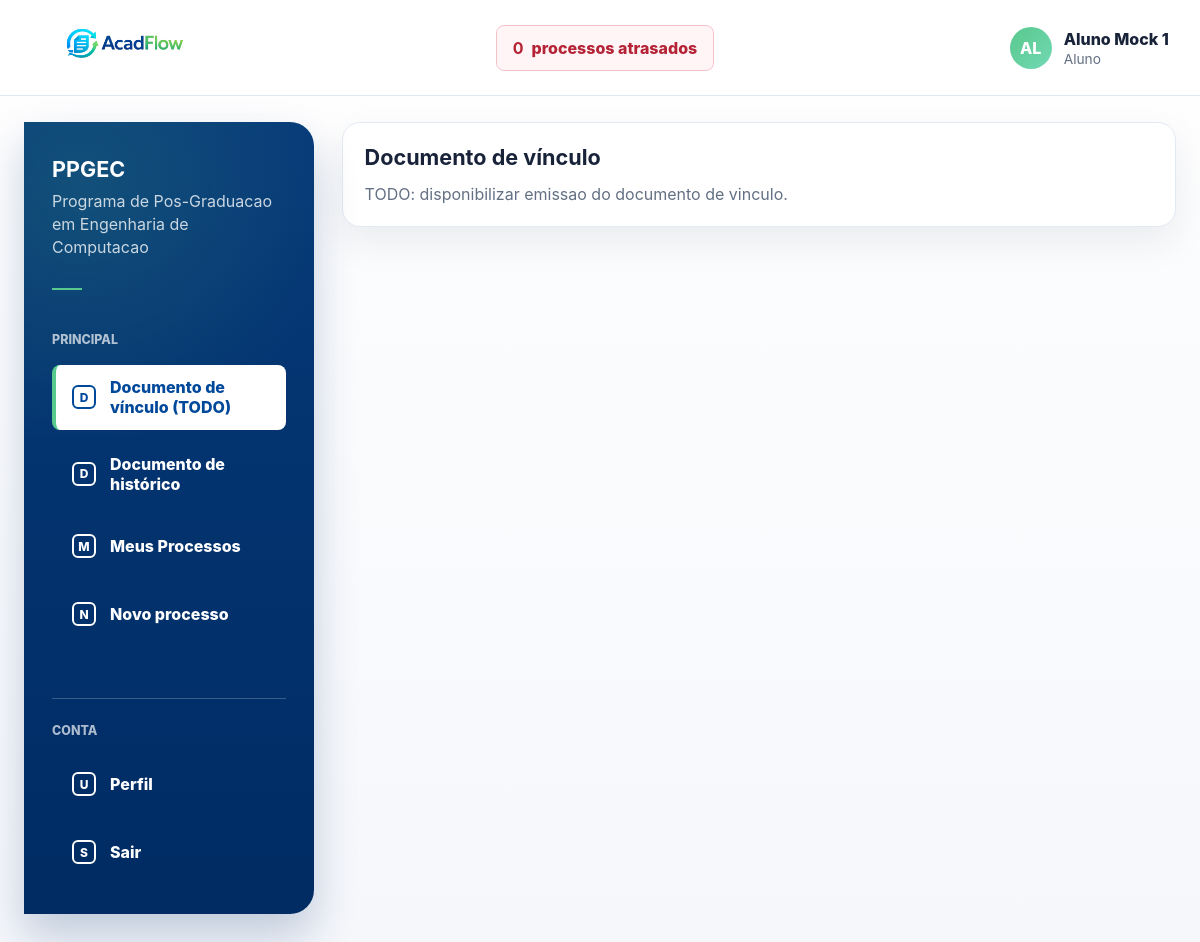
The page /aluno/documento-vinculo/ (signed in) on the database its author committed.
### processos/models.py (models this page shows, shortened)
class User(AbstractUser):
    class TipoUsuario(models.TextChoices):
        ALUNO = "ALUNO", "Aluno"
        DOCENTE = "DOCENTE", "Docente"
        SERVIDOR = "SERVIDOR", "Servidor"
    username = None
    first_name = None
    last_name = None
    nome = models.CharField(max_length=255)
    email = models.EmailField(unique=True)
    tipo_usuario = models.CharField(
        max_length=20,
        choices=TipoUsuario.choices,
        default=TipoUsuario.SERVIDOR,
    )
    USERNAME_FIELD = "email"
    REQUIRED_FIELDS = ["nome"]
    objects = UserManager()
    class Meta:
        ordering = ["nome", "email"]

### processos/views.py (the view)
# urls.py: path("aluno/documento-vinculo/", aluno_documento_vinculo_view, name="aluno_documento_vinculo"),
@login_required
def aluno_documento_vinculo_view(request):
    if request.user.tipo_usuario != User.TipoUsuario.ALUNO:
        raise PermissionDenied("Acesso restrito a alunos.")
    return render(
        request,
        "processos/aluno_documento_todo.html",
        {
            "titulo": "Documento de vínculo",
            "descricao": "TODO: disponibilizar emissao do documento de vinculo.",
            "is_coordenador": _is_coordenador(request.user),
            "has_gestao_access": _has_gestao_access(request.user),
            "can_view_dashboard": _can_view_dashboard(request.user),
            "can_view_processos": _can_view_processos(request.user),
            "can_view_caixa": _can_view_caixa(request.user),
            "show_side_menu": True,
            "side_menu_title": "Menu",
            "side_menu_items": _menu_lateral_home(request.user),
        },
    )

### processos/context_processors.py (called while the page is built)
def processos_atrasados(request):
    if not request.user.is_authenticated:
        return {}
    return {
        "processos_atrasados_count": processos_atrasados_queryset(request.user).count(),
        "processos_atrasados_url": processos_atrasados_url(request.user),
    }

### processos/services.py (called while the page is built, shortened)
def processos_atrasados_base_queryset():
    return Processo.objects.filter(
        prazo_limite__lt=timezone.localdate(),
    ).exclude(status=Processo.StatusProcesso.FINALIZADO)

def processos_atrasados_queryset(user):
    queryset = processos_atrasados_base_queryset()
    if not user.is_authenticated:
        return queryset.none()
    if user.tipo_usuario == User.TipoUsuario.SERVIDOR:
        return queryset
    return queryset.filter(usuario_criado_por=user)

def processos_atrasados_url(user):
    if user.is_authenticated and user.tipo_usuario in {User.TipoUsuario.SERVIDOR, User.TipoUsuario.DOCENTE}:
        if user.tipo_usuario == User.TipoUsuario.SERVIDOR or Docente.objects.filter(
            pk=user.pk,
            coordenador=True,
        ).exists():
            return f"{reverse('coordenacao_processos')}?atrasados=1"
    return f"{reverse('menu_meus_processos')}?my_atrasados=1"

### processos/views.py (called while the page is built, shortened)
def _is_docente(user):
    return user.is_authenticated and user.tipo_usuario == User.TipoUsuario.DOCENTE

def _is_servidor(user):
    return user.is_authenticated and user.tipo_usuario == User.TipoUsuario.SERVIDOR

def _is_coordenador(user):
    if not user.is_authenticated or user.tipo_usuario != User.TipoUsuario.DOCENTE:
        return False
    try:
        return bool(user.docente.coordenador)
    except Docente.DoesNotExist:
        return False

def _has_gestao_access(user):
    return _is_coordenador(user) or _is_servidor(user)

def _can_view_dashboard(user):
    return _has_gestao_access(user)

def _can_view_processos(user):
    return _is_coordenador(user) or _is_servidor(user)

def _can_view_caixa(user):
    return _is_docente(user) or _is_servidor(user)

def _menu_lateral_home(user):
    if user.tipo_usuario == User.TipoUsuario.ALUNO:
        return [
            {"label": "Documento de vínculo (TODO)", "href": "/aluno/documento-vinculo/"},
            {"label": "Documento de histórico", "href": "/aluno/documento-historico/"},
            {"label": "Meus Processos", "href": "/menu/meus-processos/"},
            {"label": "Novo processo", "href": "/processos/novo/"},
        ]
    return []

### templates/processos/aluno_documento_todo.html (shortened to what this page needs)
{% extends "base.html" %}
{% block content %}
<section class="card" style="max-width: 860px;">
    <h1 class="section-title">{{ titulo }}</h1>
    <p class="muted" style="margin: 0;">{{ descricao }}</p>
</section>
{% endblock %}

### templates/base.html (shortened to what this page needs)
{% load static %}
<!doctype html>
<html lang="pt-BR">
<head>
    <link rel="stylesheet" href="{% static 'css/app.css' %}">
</head>
<body>
<div class="app-shell">
    {% if user.is_authenticated %}
        <header class="topbar">
            <div class="container topbar-content">
                <a class="brand" href="{% url 'home' %}" aria-label="AcadFlow">
                    <img class="brand-logo" src="{% static 'img/acadflow-logo.png' %}" alt="AcadFlow">
                </a>
                <a class="overdue-link" href="{{ processos_atrasados_url }}">
                    <strong>{{ processos_atrasados_count|default:0 }}</strong>
                    <span>processos atrasados</span>
                </a>
                <details class="user-menu">
                    <summary class="user-chip">
                        <span class="avatar" aria-hidden="true">{{ user.nome|default:user.email|slice:":2"|upper }}</span>
                        <span class="user-meta">
                            <span class="user-name">{{ user.nome }}</span>
                            <span class="user-role">{{ user.get_tipo_usuario_display }}</span>
                        </span>
                    </summary>
                </details>
            </div>
        </header>
    {% endif %}
    <main class="main-area">
        <div class="container">
            {% if user.is_authenticated %}
                <div class="layout">
                    <aside class="sidebar" aria-label="Menu principal">
                        <div class="sidebar-program">
                            <strong>PPGEC</strong>
                            <span>Programa de Pos-Graduacao em Engenharia de Computacao</span>
                            <span class="sidebar-rule"></span>
                        </div>
                        <p class="sidebar-label">Principal</p>
                        <ul class="side-menu">
                            {% if side_menu_items %}
                                {% for item in side_menu_items %}
                                    <li>
                                        <a class="{% if request.path == item.href %}is-active{% endif %}" href="{{ item.href }}">
                                            <span class="side-icon">{{ item.label|slice:":1" }}</span>
                                            {{ item.label }}
                                        </a>
                                    </li>
                                {% endfor %}
                            {% endif %}
                        </ul>
                        <div class="sidebar-footer">
                            <p class="sidebar-label">Conta</p>
                            <ul class="side-menu">
                                <li>
                                    <a class="{% if request.resolver_match.url_name == 'me' %}is-active{% endif %}" href="{% url 'me' %}">
                                        <span class="side-icon">U</span>
                                        Perfil
                                    </a>
                                </li>
                                <li>
                                    <form method="post" action="{% url 'logout' %}" class="side-form">
                                        <button type="submit">
                                            <span class="side-icon">S</span>
                                            Sair
                                        </button>
                                    </form>
                                </li>
                            </ul>
                        </div>
                    </aside>
                    <section class="content-area">
            {% endif %}
            {% block content %}{% endblock %}
            {% if user.is_authenticated %}
                    </section>
                </div>
            {% endif %}
        </div>
    </main>
</div>
</body>
</html>

### rows shown on the page
User: nome "AL", nome "Aluno Mock 1", tipo_usuario "Aluno"

### other values the page prints
{{ processos_atrasados_count|default:0 }} "0"
{{ item.label|slice:":1" }} "D" "D" "M" "N"
{{ item.label }} "Documento de vínculo (TODO)" "Documento de histórico" "Meus Processos" "Novo processo"
{{ titulo }} "Documento de vínculo"
{{ descricao }} "TODO: disponibilizar emissao do documento de vinculo."
